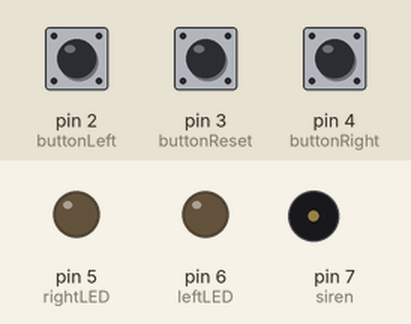
A sketch run on a simulated Arduino Uno, built with avr-gcc and run on an emulated ATmega328P. Shown: output pins drawn as LEDs (lit = HIGH), buzzer (waves = sounding, pin HIGH). The inputs (shaded band) are chosen by the test bench; at power-on: pin 2 (buttonLeft) LOW, pin 3 (buttonReset) LOW, pin 4 (buttonRight) LOW. What the sketch prints to the serial monitor is not drawn.

Above: at 1.2 s.
1.3 s: pin 2 (buttonLeft) pulled HIGH for 0.15 s
At 3.2 s:
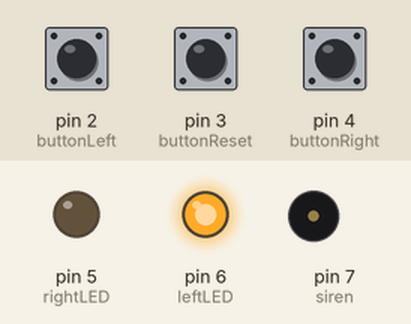
3.8 s: pin 3 (buttonReset) pulled HIGH for 0.15 s
At 4.3 s:
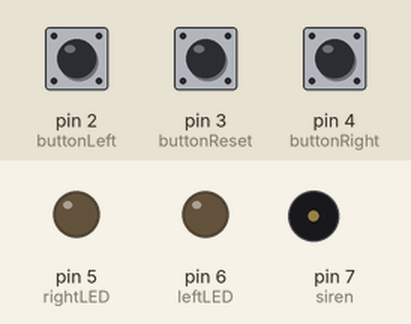
5.4 s: pin 4 (buttonRight) pulled HIGH for 0.15 s
At 7.5 s:
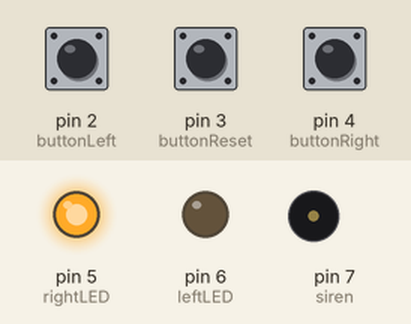
7.9 s: pin 3 (buttonReset) pulled HIGH for 1 s
At 8.6 s:
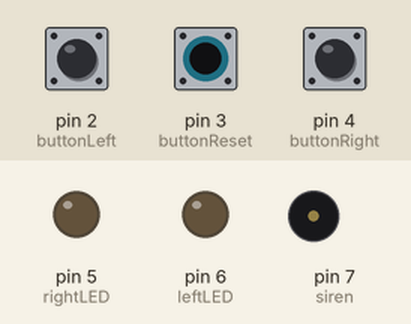
10.4 s: pin 2 (buttonLeft) pulled HIGH for 1 s
At 11.2 s:
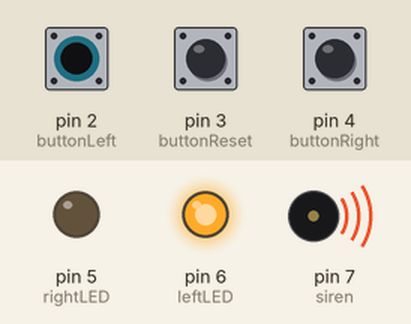
Timing chart, 0 to 13.4 s (numbered marks = the images above; inputs shaded):
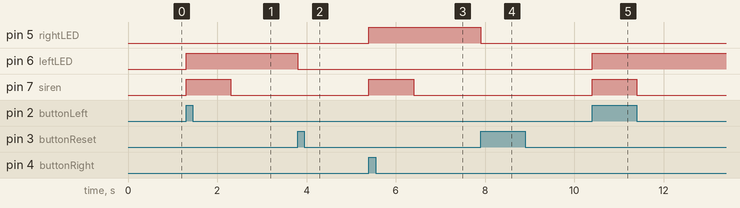

Measured:
- after the input at 1.3 s, pin 6 (leftLED): LOW → HIGH at once; pin 7 (siren): LOW → HIGH at once, → LOW 1.0 s later
- after the input at 3.8 s, pin 6 (leftLED): HIGH → LOW at once
- after the input at 5.4 s, pin 5 (rightLED): LOW → HIGH at once; pin 7 (siren): LOW → HIGH at once, → LOW 1.0 s later
- after the input at 7.9 s, pin 5 (rightLED): HIGH → LOW at once
- after the input at 10.4 s, pin 6 (leftLED): LOW → HIGH at once; pin 7 (siren): LOW → HIGH at once, → LOW 1.0 s later

The sketch:

passa_repassa.ino
```cpp
const int buttonRight = 4;
const int buttonLeft = 2;
const int buttonReset = 3;

const int rightLED = 5;
const int leftLED = 6;
const int siren = 7;

int buttonRightState = 0;
int buttonLeftState = 0;
int buttonResetState = 0;

int pauseGame = 0;

void setup()
{
    Serial.begin(9600);
    pinMode(buttonRight, INPUT);
    pinMode(buttonLeft, INPUT);
    pinMode(buttonReset, INPUT);

    pinMode(rightLED, OUTPUT);
    pinMode(leftLED, OUTPUT);
    pinMode(siren, OUTPUT);

    digitalWrite(rightLED, LOW);
    digitalWrite(leftLED, LOW);
    digitalWrite(siren, LOW);
}

void loop()
{
    buttonRightState = digitalRead(buttonRight);
    buttonLeftState = digitalRead(buttonLeft);
    buttonResetState = digitalRead(buttonReset);

    if (buttonResetState == HIGH && pauseGame == 1)
    {
        Serial.print("Jogo Resetado\n");
        pauseGame = 0;
        digitalWrite(rightLED, LOW);
        digitalWrite(leftLED, LOW);
    }

    else if (buttonRightState == HIGH && pauseGame == 0)
    {
        Serial.print("Botao Direita");
        pauseGame = 1;
        digitalWrite(rightLED, HIGH);
        playSiren();
    }

    else if (buttonLeftState == HIGH && pauseGame == 0)
    {
        Serial.print("Botao Esquerda");
        pauseGame = 1;
        digitalWrite(leftLED, HIGH);
        playSiren();
    }
}

void playSiren()
{
    digitalWrite(siren, HIGH);
    delay(1000);
    digitalWrite(siren, LOW);
}
```
